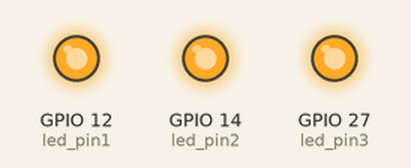
The sketch below on a simulated ESP32. On the bench: output pins drawn as LEDs (lit = HIGH). What the sketch prints to the serial monitor is not drawn.

Above: at 0.62 s.
At 1.1 s:
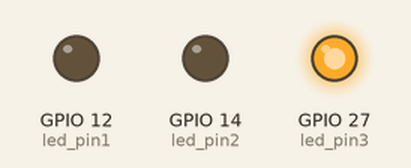
At 9.75 s:
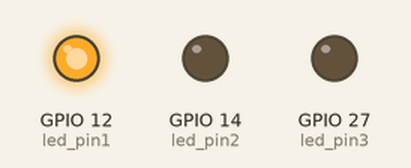
At 20.75 s:
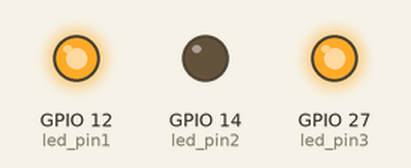
At 40.25 s:
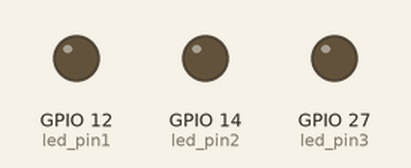
Timing chart, 0 to 40.5 s (numbered marks = the images above):
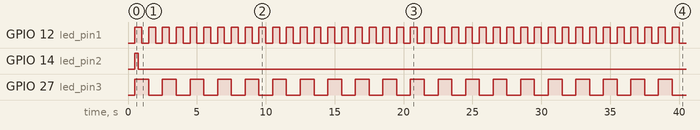

The sketch:

quiz2.ino
```cpp
static const int led_pin1 = 12;
static const int led_pin2 = 14;
static const int led_pin3 = 27;

void task_led1(void *parameter)
{
    while (1)
    {
        digitalWrite(led_pin1, HIGH);
        vTaskDelay(500);
        digitalWrite(led_pin1, LOW);
        vTaskDelay(500);
    }
}

void task_led2(void *parameter)
{
        digitalWrite(led_pin2, HIGH);
        vTaskDelay(250);
        digitalWrite(led_pin2, LOW);
        vTaskDelay(250);
}

void task_led3(void *parameter)
{
    while (1)
    {
        digitalWrite(led_pin3, HIGH);
        vTaskDelay(1000);
        digitalWrite(led_pin3, LOW);
        vTaskDelay(1000);
    }
}

void setup()
{
    int app_cpu = 0;

    pinMode(led_pin1, OUTPUT);
    pinMode(led_pin2, OUTPUT);
    pinMode(led_pin3, OUTPUT);

    delay(500);

    app_cpu = xPortGetCoreID();
    printf("app_cpu is %d (%s core)\n", app_cpu, app_cpu > 0 ? "Dual" : "Single");

    xTaskCreatePinnedToCore(
        task_led1,
        "LED1",
        1024,
        NULL,
        1,
        NULL,
        app_cpu);

    xTaskCreatePinnedToCore(
        task_led2,
        "LED2",
        1024,
        NULL,
        1,
        NULL,
        app_cpu);

    xTaskCreatePinnedToCore(
        task_led3,
        "LED3",
        1024,
        NULL,
        1,
        NULL,
        app_cpu);

}

void loop()
{
    vTaskDelay(1000);
}
```

Measured:
- by itself, GPIO 12 (led_pin1): alternates HIGH for 0.50 s and LOW for 0.50 s
- by itself, GPIO 14 (led_pin2): LOW → HIGH at 0.50 s, → LOW 0.25 s later
- by itself, GPIO 27 (led_pin3): alternates HIGH for 1.0 s and LOW for 1.0 s
